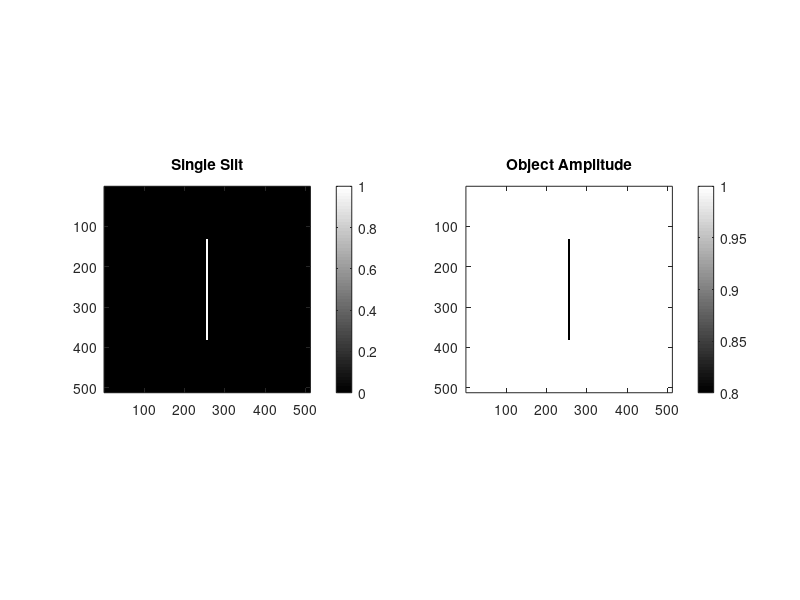

Write MATLAB code to recreate this figure. (Note: this script raises an error after producing the figure.)
%%%%%%%%%%%%%%%%%%%%%%%%%%%%%%%%%%%%%%%%%%%%%%%%%%%%%%%%%%%%%%%%%%%%%%%%%%%
% SINGLE-WAVELENGTH LASER INLINE DIGITAL HOLOGRAPHY (CHUẨN ĐƠN VỊ SI: m)
% MULTI-PLANE PHASE RETRIEVAL
%%%%%%%%%%%%%%%%%%%%%%%%%%%%%%%%%%%%%%%%%%%%%%%%%%%%%%%%%%%%%%%%%%%%%%%%%%%

clc; clear; close all;

%% 1. SYSTEM PARAMETERS (Đơn vị chuẩn: mét - m)

% Bước sóng đơn sắc của Laser
lambda = 405e-9;           % 405 nm

% Cảm biến (Sensor)
N    = 512;
dx   = 2e-6;             
area = dx * N;            

% Khoảng cách truyền sóng
z1 = 1.5e-3;               % 1.5 mm
z2 = 2.0e-3;               % 2.0 mm
dz = z2 - z1;            

%% 2. OBJECT (SINGLE NARROW SLIT)

slit_width  = 10e-6;       % Độ rộng khe: 10 um
slit_length = 0.5e-3;      % Chiều dài khe: 0.5 mm

slit_width_px  = max(1, round(slit_width / dx));
slit_length_px = max(1, round(slit_length / dx));

object = zeros(N, N);
cx = round(N/2);
cy = round(N/2);

x1 = cx - floor(slit_width_px/2);
x2 = x1 + slit_width_px - 1;
y1 = cy - floor(slit_length_px/2);
y2 = y1 + slit_length_px - 1;

object(y1:y2, x1:x2) = 1;

% Hàm truyền qua
am = 1 - 0.2 * object;    % Nền = 1.0, Vật = 0.8
ph = 1.0 * object;        % Nền = 0 rad, Vật = 1.0 rad
t  = am .* exp(1i * ph);  

figure('Name', 'Single Narrow Slit');
subplot(1, 2, 1); imagesc(object); axis image; colormap gray; colorbar; title('Single Slit');
subplot(1, 2, 2); imagesc(am);     axis image; colormap gray; colorbar; title('Object Amplitude');

%% 3. HOLOGRAM RECORDING (MONOCHROMATIC LASER)

disp('Calculating Laser holograms...');

prop_z1 = Propagator(N, lambda, area, z1);
prop_z2 = Propagator(N, lambda, area, z2);

field_z1 = IFT2Dc(FT2Dc(t) .* prop_z1);
field_z2 = IFT2Dc(FT2Dc(t) .* prop_z2);

hologram1 = abs(field_z1).^2;
hologram2 = abs(field_z2).^2;

amp1_measured = sqrt(hologram1);
amp2_measured = sqrt(hologram2);

figure('Name', 'Laser Holograms');
subplot(1, 2, 1); imagesc(hologram1); axis image; colormap gray; colorbar; title('Laser Hologram (z1 = 1.5 mm)');
subplot(1, 2, 2); imagesc(hologram2); axis image; colormap gray; colorbar; title('Laser Hologram (z2 = 2.0 mm)');

%% 4. MULTI-PLANE PHASE RETRIEVAL

Iterations = 1000;

prop_dz       = Propagator(N, lambda, area, dz);
prop_minus_dz = Propagator(N, lambda, area, -dz);
prop_minus_z1 = Propagator(N, lambda, area, -z1);

u1 = amp1_measured;

figure('Name', 'Laser Reconstruction');
disp('Starting phase retrieval...');

for iter = 1:Iterations
    % A. Truyền xuôi z1 -> z2
    u2_sim = IFT2Dc(FT2Dc(u1) .* prop_dz);

    % B. Ép biên độ đo được tại z2 (giữ lại pha ước lượng)
    u2 = amp2_measured .* exp(1i * angle(u2_sim));

    % C. Truyền ngược z2 -> z1
    u1_sim = IFT2Dc(FT2Dc(u2) .* prop_minus_dz);

    % D. Ép biên độ đo được tại z1 (giữ lại pha ước lượng)
    u1 = amp1_measured .* exp(1i * angle(u1_sim));

    % Hiển thị quá trình tái tạo
    if mod(iter, 10) == 0 || iter == 1 || iter == Iterations
        u_obj_rec = IFT2Dc(FT2Dc(u1) .* prop_minus_z1);

        subplot(1, 2, 1);
        imagesc(abs(u_obj_rec)); axis image; colormap gray; colorbar;
        title(sprintf('Amplitude - Iter %d', iter));

        subplot(1, 2, 2);
        imagesc(angle(u_obj_rec)); axis image; colormap gray; colorbar;
        title(sprintf('Phase - Iter %d', iter));

        drawnow;
    end
end

disp('Reconstruction completed!');

%% 5. HELPER FUNCTIONS

function p = Propagator(N, lambda, area, z)
    [X, Y] = meshgrid(1:N, 1:N);
    alpha = lambda * (Y - N/2 - 1) / area;
    beta  = lambda * (X - N/2 - 1) / area;

    mask = (alpha.^2 + beta.^2) <= 1;
    p = zeros(N, N);
    p(mask) = exp(2 * pi * 1i * z .* sqrt(1 - alpha(mask).^2 - beta(mask).^2) / lambda);
end

function out = FT2Dc(in)
    [Nx, Ny] = size(in);
    f1 = ((-1).^(1:Nx).') * ((-1).^(1:Ny));
    out = f1 .* fft2(f1 .* in);
end

function out = IFT2Dc(in)
    [Nx, Ny] = size(in);
    f1 = ((-1).^(1:Nx).') * ((-1).^(1:Ny));
    out = f1 .* ifft2(f1 .* in);
end
